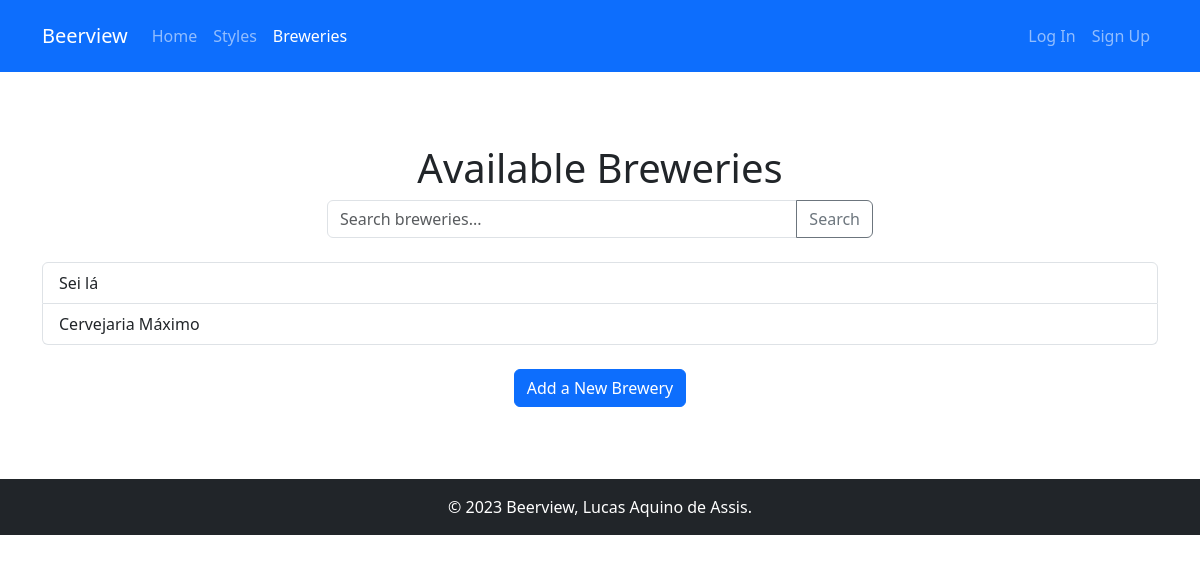
The page /breweries/ on the database as committed earlier.
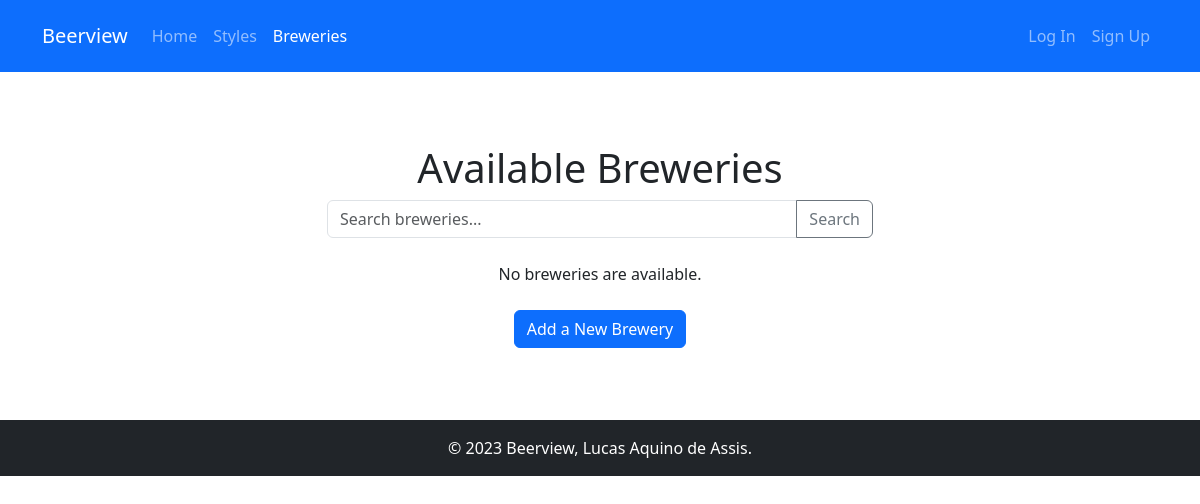
The same page on the database as committed later.
### beerview/models.py (models this page shows, shortened)
class Brewery(models.Model):
    name = models.CharField(max_length=255)
    picture = models.ImageField(upload_to='breweries/pictures/')
    address = models.OneToOneField(
        Address,
        on_delete=models.CASCADE
    )
    user = models.ForeignKey(
        'auth.User',
        on_delete=models.SET_NULL,
        null=True
    )
    class Meta:
        verbose_name_plural = "breweries"

### beerview/views.py (the view)
# urls.py: path('breweries/', views.breweries, name='breweries'),
def breweries(request):
    breweries = Brewery.objects.all()
    context = {
        "breweries": breweries,
    }
    return render(request, "beerview/breweries.html", context)

### beerview/templates/beerview/breweries.html
{% extends 'base_generic.html' %}
{% load django_bootstrap5 %}
{% block content %}
<div class="py-5">
    <h1 class="text-center">Available Breweries</h1>
    <div class="row justify-content-center mb-4">
        <div class="col-md-6">
            <form method="get" action="{% url 'search_breweries' %}" class="input-group">
                <input type="text" name="q" class="form-control" placeholder="Search breweries...">
                <button class="btn btn-outline-secondary" type="submit">Search</button>
            </form>
        </div>
    </div>
    {% if breweries %}
        <div class="list-group">
        {% for brewery in breweries %}
            <a href="{% url 'brewery_details' brewery.id %}" class="list-group-item list-group-item-action">{{ brewery.name }}</a>
        {% endfor %}
        </div>
    {% else %}
        <p class="text-center">No breweries are available.</p>
    {% endif %}
    <div class="text-center mt-4">
        <a href="{% url 'add_brewery' %}" class="btn btn-primary">Add a New Brewery</a>
    </div>
</div>
{% endblock %}

Rows that differ between the two databases and show on the page:
removed Brewery: name "Sei lá"
removed Brewery: name "Cervejaria Máximo"
Other text that changed with them:
text now shown: "No breweries are available."
